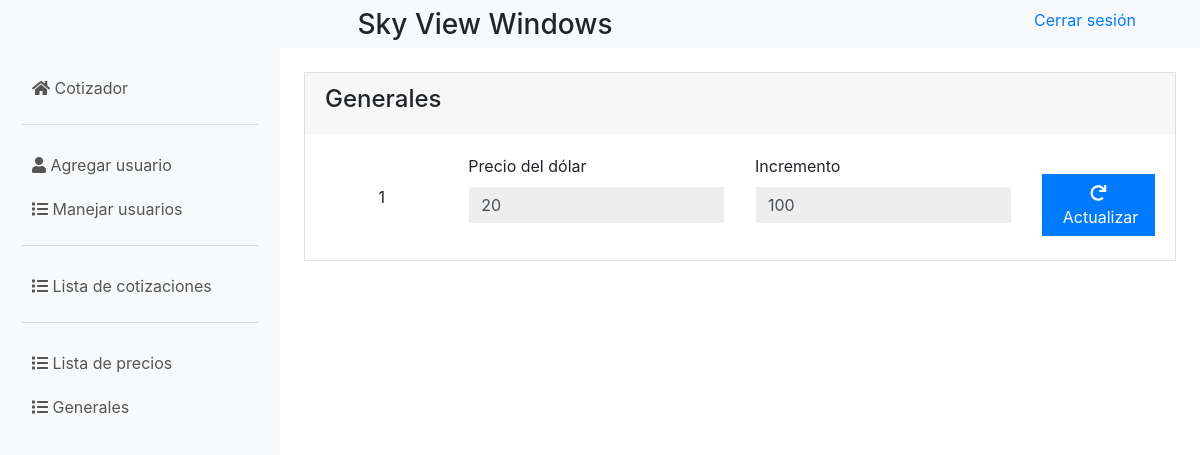
The page /inicio.php?action=lstGenerales (signed in) on the database its author committed.
### tables this page shows
CREATE TABLE `generales` (
  `id` int(11) NOT NULL,
  `precio_dolar` double NOT NULL,
  `incremento` float NOT NULL
);

### models/conexion.php (called while the page is built)
<?php
class Conexion {
  public static function conectar() {
    $servername = "127.0.0.1";
    $username = "root";
    $password = "";
    $dbname = "cotizador";
    try {
      $conexion = new PDO("mysql:host=$servername;dbname=$dbname", $username, $password);
      $conexion->setAttribute(PDO::ATTR_ERRMODE, PDO::ERRMODE_EXCEPTION);
    } catch (PDOException $exception) {
      print_r($exception);
    }
    return $conexion;
  }
}

### models/modelGenerales.php (called while the page is built, shortened)
<?php
require "conexion.php";
class GeneralesModel {
  public static function mdlListarGenerales() {
    $statement = Conexion::conectar() -> prepare("SELECT * FROM `generales`;");
    $statement -> execute();
    return $statement -> fetchAll();
  }
}

### controllers/controllerGenerales.php (the view, shortened to what this page needs)
<?php
class GeneralesController {
  public function ctrListarGenerales() {
    $generales = GeneralesModel::mdlListarGenerales();
    foreach ($generales as $general) {
      echo '
      <form method="POST">
        <div class="row">
          <div class="col-md-2 col-lg-2 col-xl-2 col-12 d-flex align-items-center justify-content-center">
            <span>' . $general["id"] . '</span>
          </div>
          <div class="col-md-4 col-lg-4 col-xl-4 col-12">
            <div class="form-group">
              <label>Precio del dólar</label>
              <input type="number" id="cajaPrecioDolar" name="cajaPrecioDolar" class="form-control" value="' . $general["precio_dolar"] . '">
            </div>
          </div>
          <div class="col-md-4 col-lg-4 col-xl-4 col-12">
            <div class="form-group">
              <label>Incremento</label>
              <input type="number" id="cajaIncremento" name="cajaIncremento" class="form-control" value="' . $general["incremento"] . '">
            </div>
          </div>
          <div class="col-md-2 col-lg-2 col-xl-2 col-12 d-flex align-items-center">
            <button class="btn btn-primary btn-block mt-3" type="submit"><i class="fas fa-redo"></i>&nbsp;Actualizar</button>
          </div>
        </div>
        <input id="id" name="id" type="text" value="' . $general["id"] . '" hidden/>
        </form>
      ';
    }
  }
}

### views/css/style.css (style rules this page uses)
body { height: 100vh; display: flex; flex-direction: column; }
input { border-radius: 0px !important; border-color: rgba(0, 0, 0, 0) !important; background-color: #EEEEEE !important; }
button { border-radius: 0px !important; }

### rows shown on the page
generales: id "1", cajaPrecioDolar "20", cajaIncremento "100"
